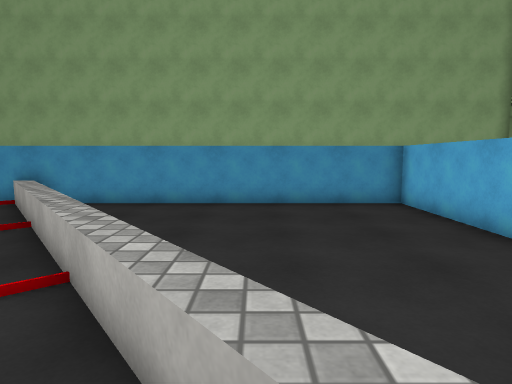
View 1 (above)

13 first-person views from a walk through a Unity game level. The camera is 1.5 m above the floor, tilts 6° down and sees 75° across. The floor is counted in squares, 1 m on a side. Each view is taken from the middle of a square. On the plan, view 1 faces up. The plan holds only what a view shows up to about 15 squares ahead; the rest is blank. The place goes on beyond the plan. Surface patterns are stand-ins for the level's own textures.

View 2
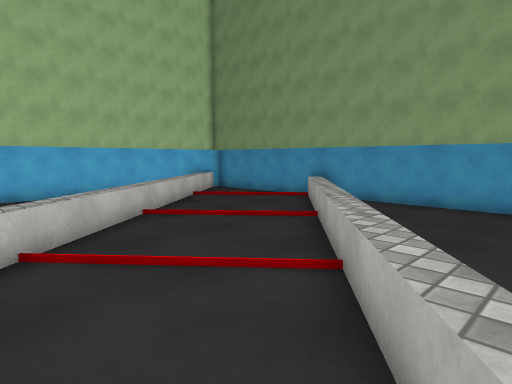

View 3
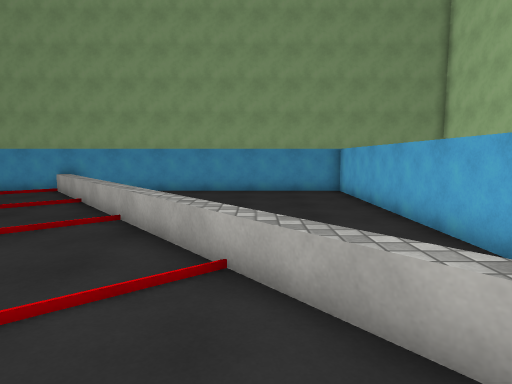

View 4
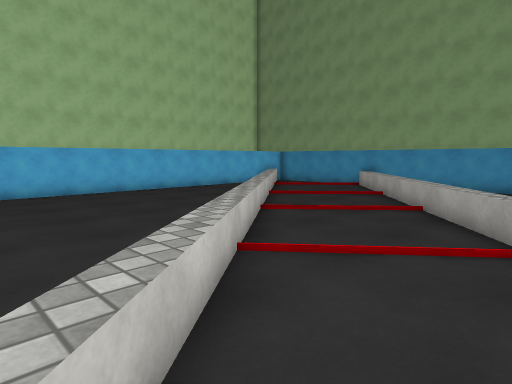

View 5
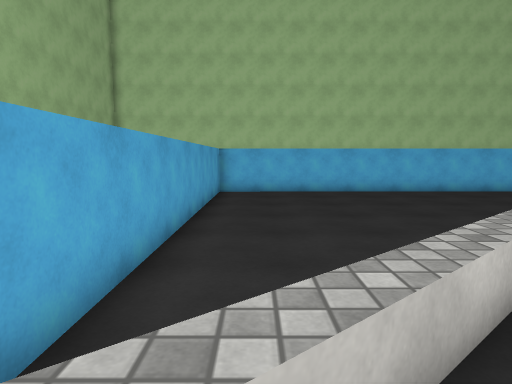

View 6
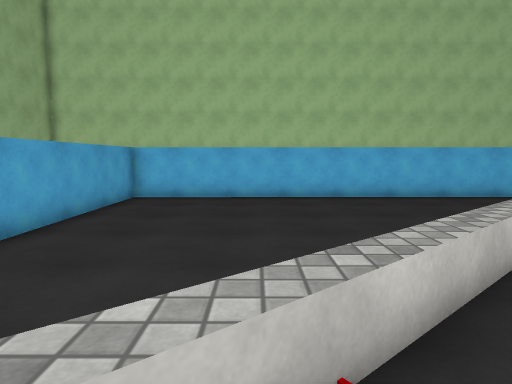

View 7
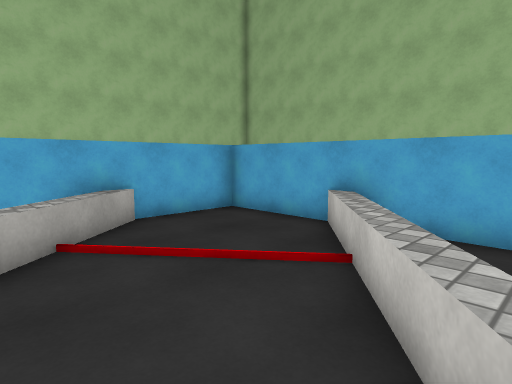

View 8
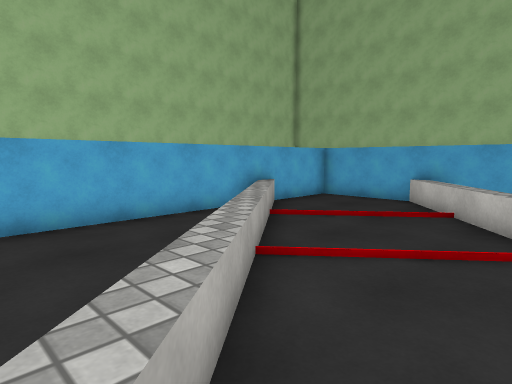

View 9
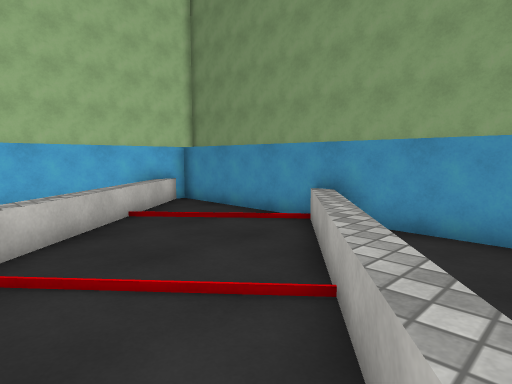

View 10
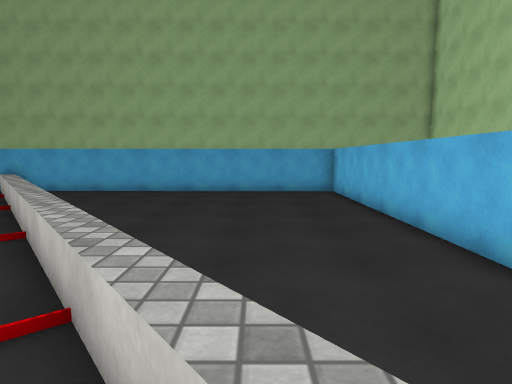

View 11
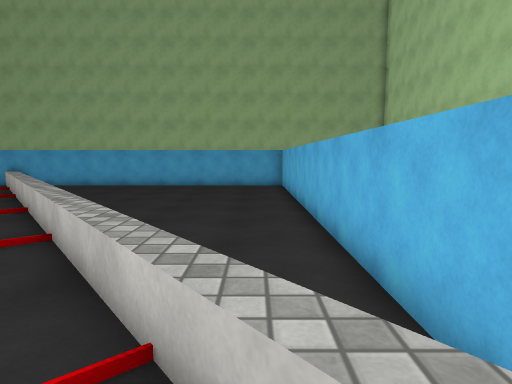

View 12
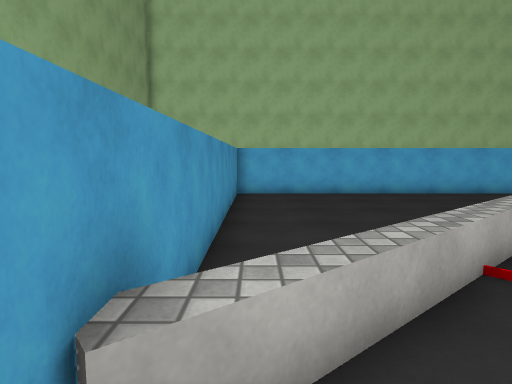

View 13
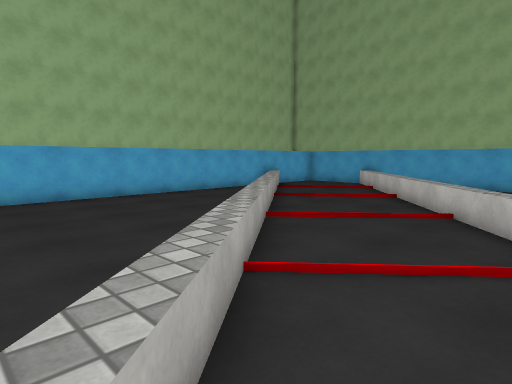

### Floor plan
Ten units are one square. View 1 is at (0, 0); x grows to the right and y downward. Boxes are objects, and circles mark ways between rooms. Rooms are numbered by the first view taken in them; rooms with no view inside come last. Other rooms are left out.
<svg viewBox="-140 -113 192 195">
<path fill="none" stroke="#000" d="M-60 -108 -135 -108 -135 -81M0 77 47 77 47 25M47 46 -78 -107M-135 -104 13 77M-135 -81 -134 76 0 77M47 25 47 -108 -60 -108"/>
<text x="-40" y="-20">1</text>
<text x="-80" y="30">2</text>
<text x="10" y="-60">3</text>
</svg>

Where each view was taken, in squares from view 1:
view 1: 0 up, 0 right, facing up
view 2: 0 up, 0 right, facing up-left
view 3: 4 down, 1 right, facing up
view 4: 6 down, 1 right, facing up-left
view 5: 6 down, 1 right, facing left
view 6: 3 down, 1 left, facing left
view 7: 1 down, 3 left, facing down-right
view 8: 4 up, 3 left, facing down-right
view 9: 4 up, 3 left, facing up-left
view 10: 7 up, 10 left, facing down
view 11: 10 up, 12 left, facing down
view 12: 10 up, 9 left, facing right
view 13: 10 up, 8 left, facing down-right
